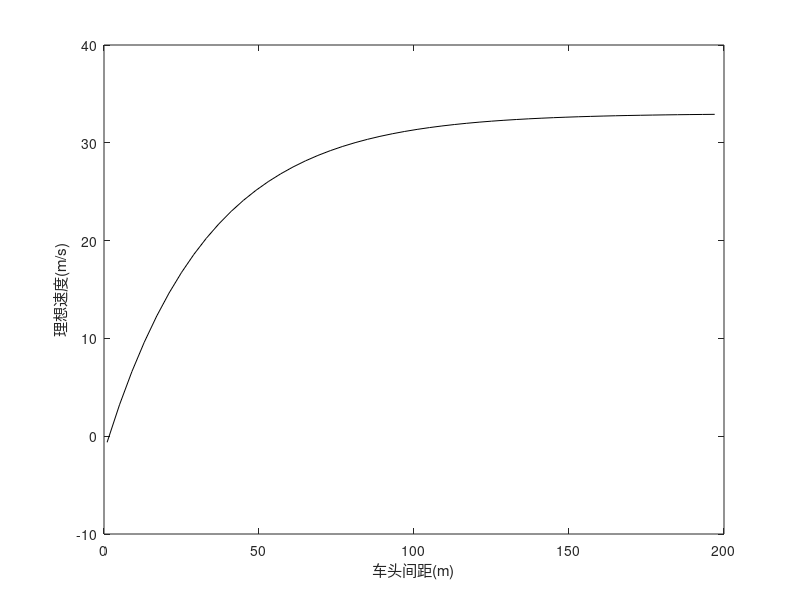
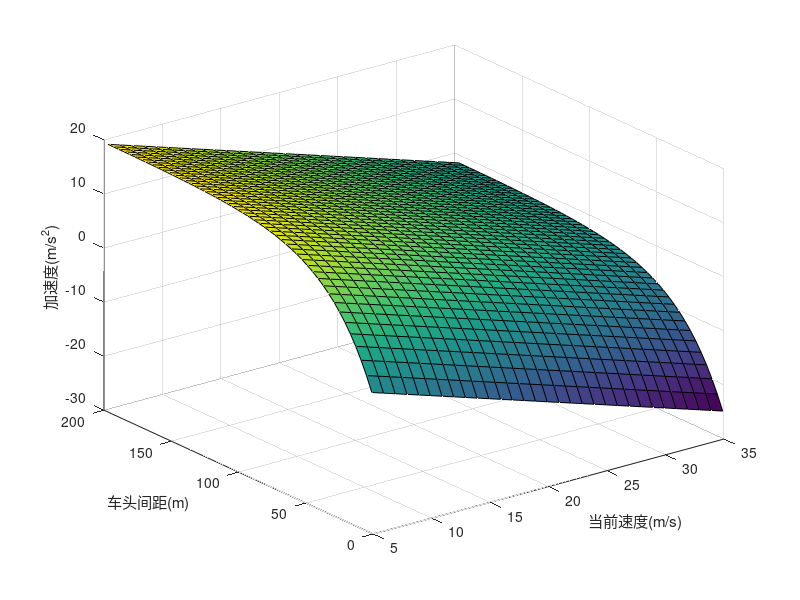
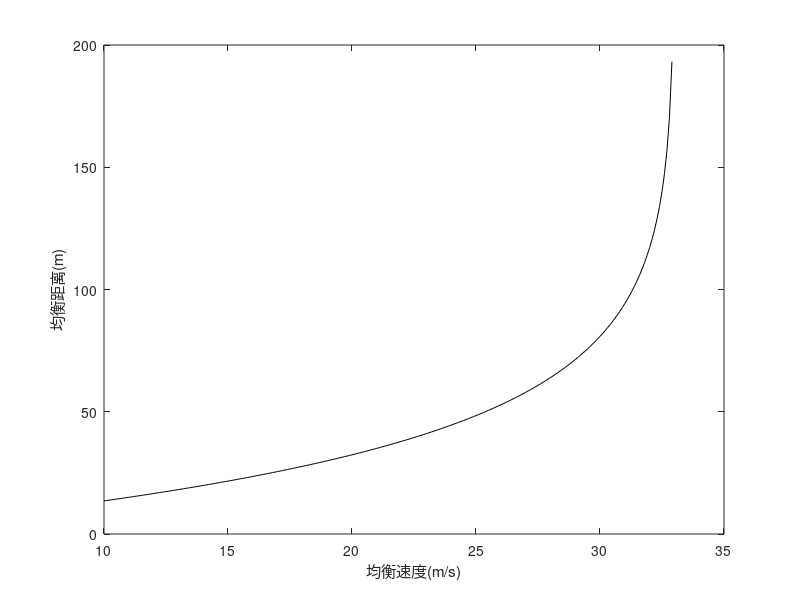

Source code (MATLAB) for these figures, in order:
%% initial
clear;
clc;

%% parameters
v0 = 33;
k=0.7;
alpha=0.999;
s0=1.62;

%% calculate
h = 1 : 4 : 200;  % h: the distance between two cars
v = 5 : 1 : 35;  % v

v_f = v0 * (1 - exp((-alpha/v0)*(h-s0)));
a = zeros(length(h), length(v));

for i = 1 : 1 : length(h)
    a(i, :) = k * (v_f(i) - v);
end

%% plot
figure();
plot(h, v_f, 'k');
xlabel('车头间距(m)');
ylabel('理想速度(m/s)');

figure();
surf(v, h, a);
xlabel('当前速度(m/s)');
ylabel('车头间距(m)');
zlabel('加速度(m/s^2)');


ve = 10 : 0.1 : 33;
he = s0 - (v0/alpha) * log(1 - (ve/v0));
figure();
plot(ve, he, 'k');
xlabel('均衡速度(m/s)');
ylabel('均衡距离(m)');
